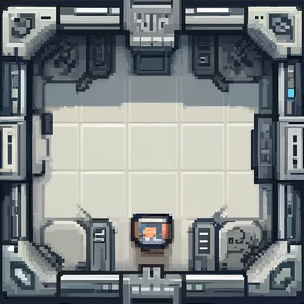

This game map was drawn from its Tiled (.tmx) file and the tilesets committed beside it. A one-line description and the full map source follow:
An orthogonal 19x19 tile map with 16x16 px tiles, 1 tile layer (Calque de Tuiles 1).

<map version="1.10" tiledversion="1.10.2" orientation="orthogonal" renderorder="right-down" width="19" height="19" tilewidth="16" tileheight="16" infinite="0" nextlayerid="2" nextobjectid="1">
 <tileset firstgid="1" source="spaceship_room_3.tsx" />
 <layer id="1" name="Calque de Tuiles 1" width="19" height="19">
  <data encoding="csv">
1,2,3,4,5,6,7,8,9,10,11,12,13,14,15,16,17,18,19,
20,21,22,23,24,25,26,27,28,29,30,31,32,33,34,35,36,37,38,
39,40,41,42,43,44,45,46,47,48,49,50,51,52,53,54,55,56,57,
58,59,60,61,62,63,64,65,66,67,68,69,70,71,72,73,74,75,76,
77,78,79,80,81,82,83,84,85,86,87,88,89,90,91,92,93,94,95,
96,97,98,99,100,101,102,103,104,105,106,107,108,109,110,111,112,113,114,
115,116,117,118,119,120,121,122,123,124,125,126,127,128,129,130,131,132,133,
134,135,136,137,138,139,140,141,142,143,144,145,146,147,148,149,150,151,152,
153,154,155,156,157,158,159,160,161,162,163,164,165,166,167,168,169,170,171,
172,173,174,175,176,177,178,179,180,181,182,183,184,185,186,187,188,189,190,
191,192,193,194,195,196,197,198,199,200,201,202,203,204,205,206,207,208,209,
210,211,212,213,214,215,216,217,218,219,220,221,222,223,224,225,226,227,228,
229,230,231,232,233,234,235,236,237,238,239,240,241,242,243,244,245,246,247,
248,249,250,251,252,253,254,255,256,257,258,259,260,261,262,263,264,265,266,
267,268,269,270,271,272,273,274,275,276,277,278,279,280,281,282,283,284,285,
286,287,288,289,290,291,292,293,294,295,296,297,298,299,300,301,302,303,304,
305,306,307,308,309,310,311,312,313,314,315,316,317,318,319,320,321,322,323,
324,325,326,327,328,329,330,331,332,333,334,335,336,337,338,339,340,341,342,
343,344,345,346,347,348,349,350,351,352,353,354,355,356,357,358,359,360,361
</data>
 </layer>
</map>
